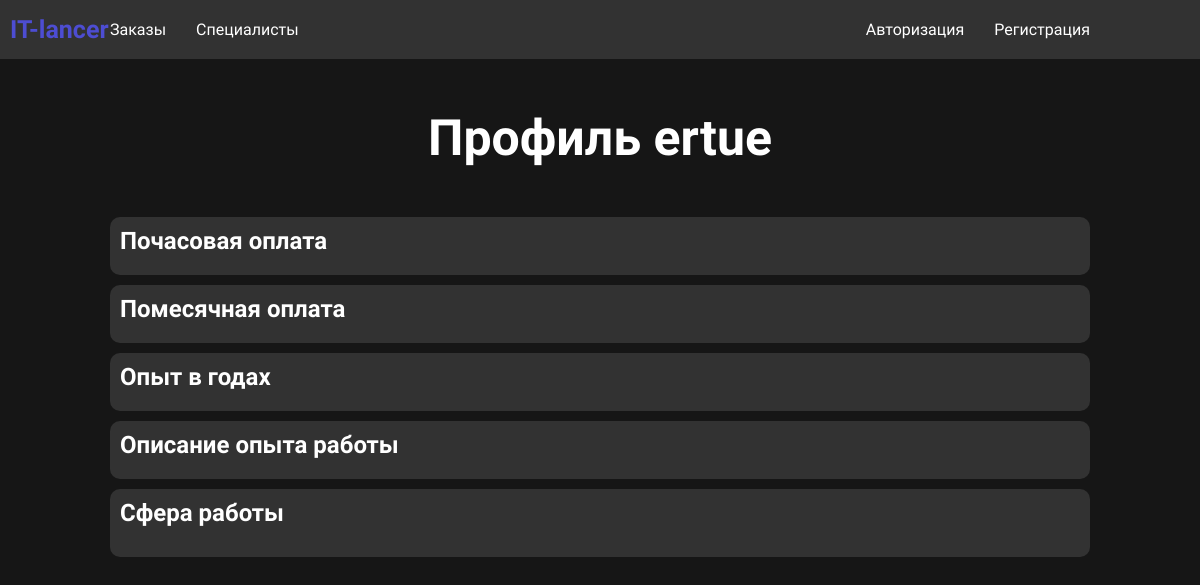
/portfolio.php?user_id=7, run on an earlier commit of the app's database.
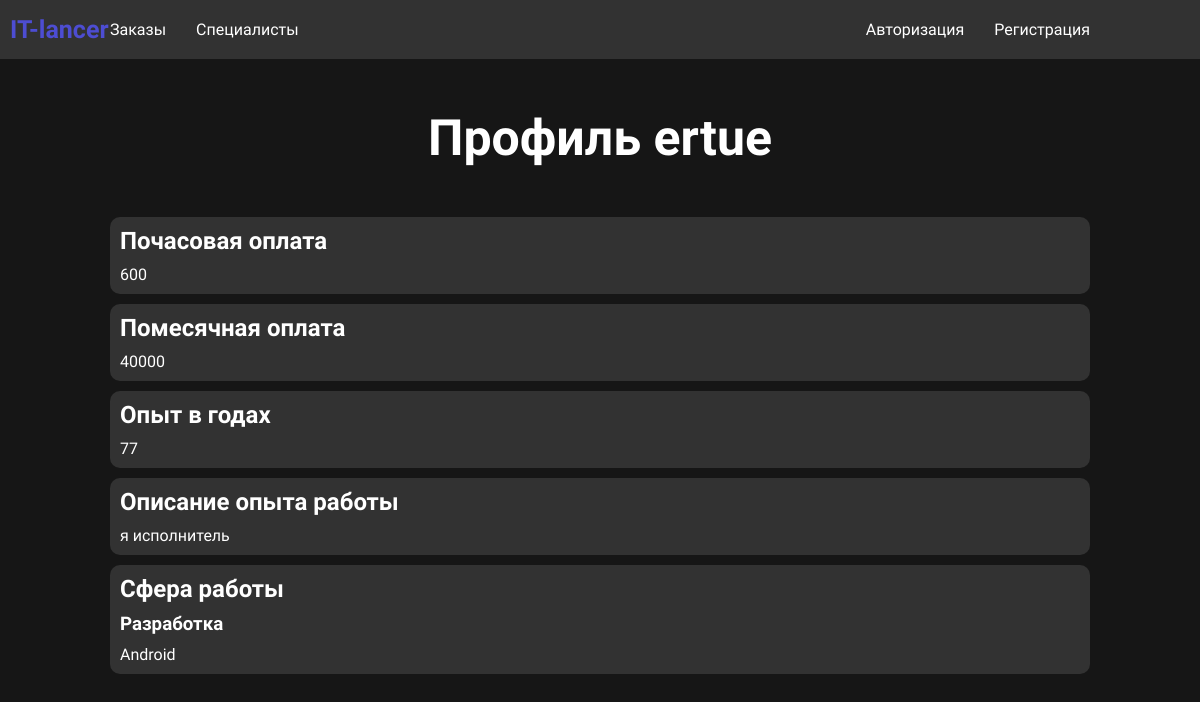
And on a later commit of the database.
### tables this page shows
CREATE TABLE `users` (
  `id` int(11) NOT NULL,
  `login` varchar(255) NOT NULL,
  `email` varchar(255) NOT NULL,
  `password` varchar(255) NOT NULL,
  `role_id` int(11) NOT NULL,
  `right_id` int(11) NOT NULL DEFAULT 2,
  `date` date NOT NULL DEFAULT current_timestamp()
);

CREATE TABLE `portfolio` (
  `id` int(11) NOT NULL,
  `resume_text` text NOT NULL,
  `hour_salary` int(11) NOT NULL,
  `month_salary` int(11) NOT NULL,
  `experience` int(11) NOT NULL,
  `sphere_type_id` int(11) NOT NULL,
  `user_id` int(11) NOT NULL
);

CREATE TABLE `spheres` (
  `id` int(11) NOT NULL,
  `name` varchar(255) NOT NULL
);

CREATE TABLE `sphere_types` (
  `id` int(11) NOT NULL,
  `sphere_id` int(11) NOT NULL,
  `name` varchar(255) NOT NULL
);

### portfolio.php (the view, shortened to what this page needs)
<?php
include "components/core.php";
include "components/header.php";
$user_id = $_GET['user_id'];
?>
<div class="page_header">
    <div class="content">
        <div class="page_header_center">
            <?php if($user_id == $_SESSION['user']['id']){?>
            <h1>Мой портфолио</h1>
            <?php }else{
                $select_user = "SELECT * FROM `users` WHERE `id` = $user_id";
                $select_user_res = $link->query($select_user);
                $user = $select_user_res->fetch_assoc();
                ?>
                <h1>Профиль <?php echo $user['login']; ?></h1>
                <?php } ?>
        </div>
    </div>
</div>
<?php
$select_portfolio = "SELECT `portfolio`.*, `sphere_types`.`name` AS `spheres_types_name`, `spheres`.`name` AS `spheres_name`
FROM `portfolio`
	LEFT JOIN `sphere_types` ON `portfolio`.`sphere_type_id` = `sphere_types`.`id`
	LEFT JOIN `spheres` ON `sphere_types`.`sphere_id` = `spheres`.`id`
    WHERE `portfolio`.`user_id` = $user_id";
$select_portfolio_res = $link->query($select_portfolio);
$portfolio = $select_portfolio_res -> fetch_assoc();
?>
<div class="my_portfolio">
    <div class="content">
        <div class="my_portfolio_block">
            <div class="my_portfolio_block-item standart">
                <h2>Почасовая оплата</h2>
                <p><?php echo $portfolio['hour_salary'] ?></p>
            </div>
            <div class="my_portfolio_block-item standart">
                <h2>Помесячная оплата</h2>
                <p><?php echo $portfolio['month_salary'] ?></p>
            </div>
            <div class="my_portfolio_block-item standart">
                <h2>Опыт в годах</h2>
                <p><?php echo $portfolio['experience'] ?></p>
            </div>
            <div class="my_portfolio_block-item standart">
                <h2>Описание опыта работы</h2>
                <p><?php echo $portfolio['resume_text'] ?></p>
            </div>
            <div class="my_portfolio_block-item standart">
                <h2>Сфера работы</h2>
                <h3><?php echo $portfolio['spheres_name'] ?></h3>
                <p><?php echo $portfolio['spheres_types_name'] ?></p>
            </div>
        </div>
    </div>
</div>

### components/header.php (shortened to what this page needs)
<!DOCTYPE html>
<html lang="en">
<head>
    <link rel="stylesheet" href="../styles/style.css">
</head>
<body>
    <div class="header">
        <div class="content">
            <div class="header__row">
                <div class="header_item">
                    <a href="./index.php" class="logo" >IT-lancer</a>
                    <a href="./orders.php" class="link">Заказы</a>
                    <a href="./specialists.php" class="link">Специалисты</a>
                </div>
                <?php
                if(!isset($_SESSION['user'])){
                ?>
                <div class="header_item">
                    <a href="./login.php" class="link">Авторизация</a>
                    <a href="./reg.php" class="link">Регистрация</a>
                    <?php }else{ ?>
                    <a href="./cabinet.php" class="link"><?php echo $_SESSION['user']['login']; ?></a>
                    <?php } ?>
                </div>
            </div>
        </div>
    </div>

### styles/style.css (style rules this page uses)
* { padding: 0; margin: 0; box-sizing: border-box; font-family: "Ubuntu", serif; }
body { background-color: #161616; color: white; }
.standart { background-color: rgba(50, 50, 50, 100); border-radius: 10px; padding: 10px; display: flex; flex-direction: column; gap: 10px; min-width: 550px; margin: 10px; }
.content { max-width: 1000px; margin: 0 auto; }
.header { background-color: rgba(50, 50, 50, 100); margin-bottom: 50px; padding: 10px; position: relative; }
.header__row { display: flex; flex-direction: row; justify-content: space-between; align-items: center; }
.header_item { display: flex; gap: 10px; align-items: center; }
.header a { text-decoration: none; color: white; font-size: 16px; }
.header_item .logo { position: absolute; font-family: "Ubuntu", serif; color: rgb(77, 77, 210); padding: 10px; font-size: 25px; font-weight: bold; left: 0; transition: .2s; }
.link { padding: 10px; transition: .2s; }
.page_header_center { display: flex; justify-content: center; font-size: 25px; margin-bottom: 50px; }

What changed in the data, as far as the page shows it:
added portfolio: hour_salary "600", month_salary "40000", experience "77", resume_text "я исполнитель", spheres.name "Разработка", sphere_type.name "Android"
